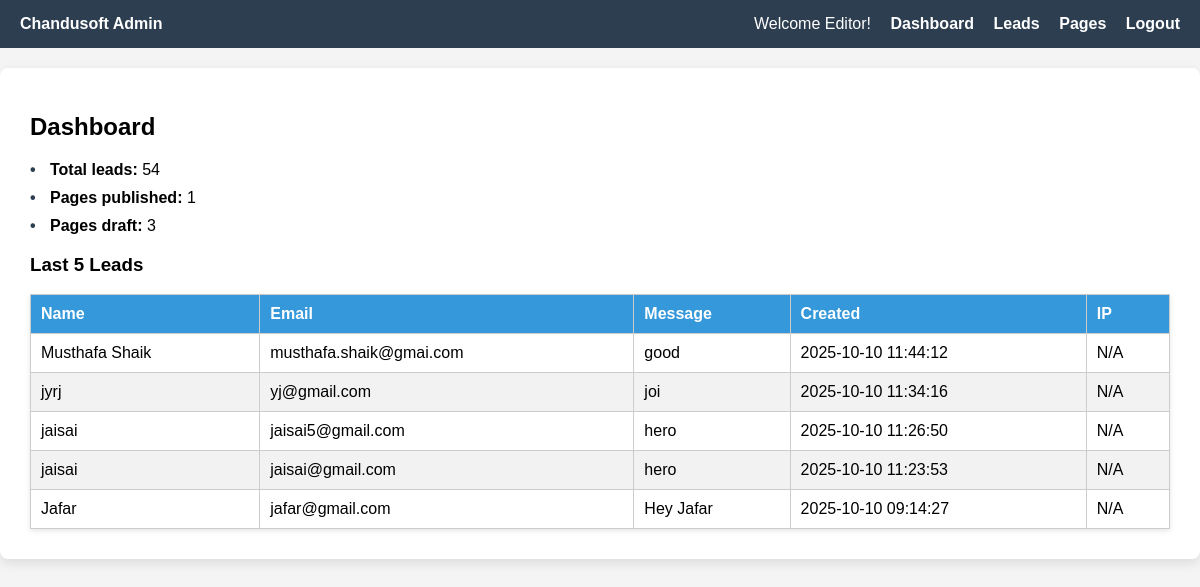
Page /app/dashboard.php (signed in) on the committed database.
### tables this page shows
CREATE TABLE `leads` (
  `id` int unsigned NOT NULL AUTO_INCREMENT,
  `name` varchar(100) NOT NULL,
  `email` varchar(100) NOT NULL,
  `message` text NOT NULL,
  `created_at` timestamp NULL DEFAULT CURRENT_TIMESTAMP,
  `IP` varchar(45) DEFAULT NULL,
  PRIMARY KEY (`id`)
);

### app/dashboard.php (the view, shortened to what this page needs)
<?php
$user = $_SESSION['user'];
$role = htmlspecialchars(ucfirst($user['role'] ?? 'Editor'));
$conn = new mysqli('localhost', 'root', '', 'chandusoft');
$resultLatest = $conn->query("SELECT * FROM leads ORDER BY id DESC LIMIT 5");
$totalLeadsResult = $conn->query("SELECT COUNT(*) AS count FROM leads");
$totalLeads = $totalLeadsResult->fetch_assoc()['count'];
$publishedPagesResult = $conn->query("SELECT COUNT(*) AS count FROM pages WHERE status='published'");
$publishedPages = $publishedPagesResult->fetch_assoc()['count'];
$draftPagesResult = $conn->query("SELECT COUNT(*) AS count FROM pages WHERE status='draft'");
$draftPages = $draftPagesResult->fetch_assoc()['count'];
?>
<!DOCTYPE html>
<html lang="en">
<head>
</head>
<body>
<div class="navbar">
    <div><strong>Chandusoft Admin</strong></div>
    <div class="links">
        Welcome <?= $role ?>!
        <a href="/app/dashboard">Dashboard</a>
        <a href="/admin/admin-leads">Leads</a>
        <a href="/admin/pages">Pages</a>
        <a href="/admin/logout">Logout</a>
    </div>
</div>
<div class="dashboard-box">
    <h2>Dashboard</h2>
    <ul>
        <li><strong>Total leads:</strong> <?= number_format($totalLeads) ?></li>
        <li><strong>Pages published:</strong> <?= number_format($publishedPages) ?></li>
        <li><strong>Pages draft:</strong> <?= number_format($draftPages) ?></li>
    </ul>
    <h3>Last 5 Leads</h3>
    <table>
        <thead>
            <tr>
                <th>Name</th>
                <th>Email</th>
                <th>Message</th>
                <th>Created</th>
                <th>IP</th>
            </tr>
        </thead>
        <tbody>
            <?php while ($row = $resultLatest->fetch_assoc()): ?>
                <tr>
                    <td><?= htmlspecialchars($row['name']) ?></td>
                    <td><?= htmlspecialchars($row['email']) ?></td>
                    <td><?= htmlspecialchars($row['message']) ?></td>
                    <td><?= htmlspecialchars($row['created_at']) ?></td>
                    <td><?= !empty($row['IP']) ? htmlspecialchars($row['IP']) : 'N/A' ?></td>
                </tr>
            <?php endwhile; ?>
        </tbody>
    </table>
</div>
</body>
</html>

### app/dashboard.php (style rules this page uses)
body { font-family: Arial, sans-serif; background: #f4f4f4; margin: 0; padding: 0; }
.navbar { background-color: #2c3e50; color: white; padding: 15px 20px; display: flex; justify-content: space-between; align-items: center; }
.navbar .links a { color: white; text-decoration: none; margin-left: 15px; font-weight: bold; }
.dashboard-box { background: #fff; border-radius: 8px; padding: 30px; box-shadow: 0 4px 12px rgba(0,0,0,0.1); max-width: 1200px; margin: 20px auto; }
h2 { margin-top: 15px; }
ul { list-style: none; padding-left: 0; }
li { margin-bottom: 10px; position: relative; padding-left: 20px; }
li::before { content: "•"; position: absolute; left: 0; color: #2c3e50; font-weight: bold; }
table { border-collapse: collapse; width: 100%; margin-top: 15px; box-shadow: 0 2px 5px rgba(0,0,0,0.1); }
th, td { border: 1px solid #ccc; padding: 10px; text-align: left; }
th { background-color: #3498db; color: white; }
tr:nth-child(even) { background: #f2f2f2; }

### rows in the picture
leads: name "Musthafa Shaik", email "musthafa.shaik@gmai.com", message "good", created_at "2025-10-10 11:44:12", shows "N/A"
leads: name "jyrj", email "yj@gmail.com", message "joi", created_at "2025-10-10 11:34:16", shows "N/A"
leads: name "jaisai", email "jaisai5@gmail.com", message "hero", created_at "2025-10-10 11:26:50", shows "N/A"
leads: name "jaisai", email "jaisai@gmail.com", message "hero", created_at "2025-10-10 11:23:53", shows "N/A"
leads: name "Jafar", email "jafar@gmail.com", message "Hey Jafar", created_at "2025-10-10 09:14:27", shows "N/A"

### other values in the picture
$role "Editor"
$totalLeads "54"
$publishedPages "1"
$draftPages "3"
